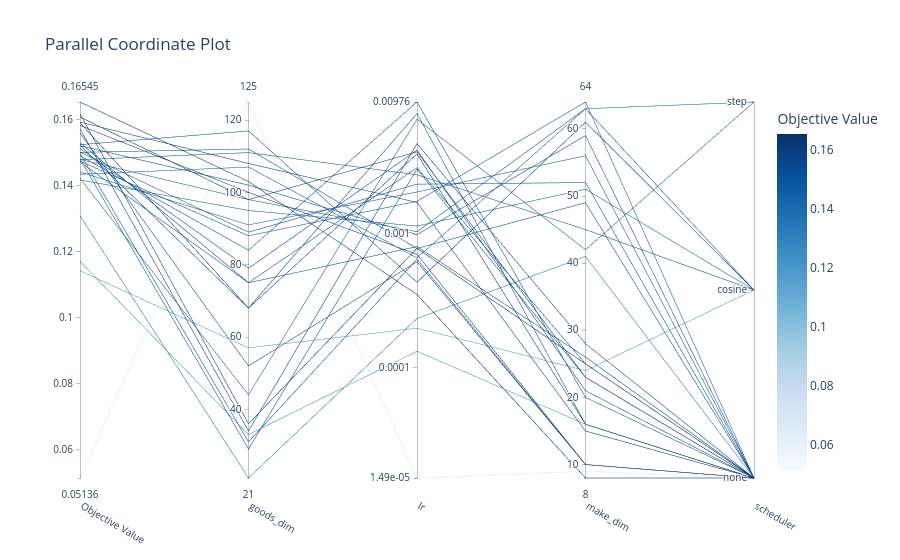

Here is the notebook cell this chart was saved with:
### Code cell
plot_parallel_coordinate(study)

### Figure 1 — Plotly figure (JSON) as saved in the notebook; plotly's stock layout.template omitted (floating-point values rounded to 4 significant figures)
{"data": [{"dimensions": [{"label": "Objective Value", "range": [0.05136, 0.1655], "values": [0.1171, 0.05136, 0.1472, 0.1142, 0.1309, 0.1435, 0.1525, 0.1561, 0.1423, 0.148, 0.1418, 0.1502, 0.1479, 0.1491, 0.1442, 0.1502, 0.1655, 0.1475, 0.1522, 0.1584, 0.1498, 0.1609, 0.1592, 0.1513, 0.1524, 0.1619, 0.1573, 0.1482, 0.1531, 0.1594]}, {"label": "goods_dim", "range": [21, 125], "values": [33, 125, 75, 57, 21, 107, 117, 52, 44, 98, 95, 89, 111, 84, 91, 112, 103, 88, 102, 100, 31, 98, 68, 79, 68, 36, 34, 29, 75, 108]}, {"label": "lr", "range": [-4.826, -2.011], "ticktext": ["1.49e-05", "0.0001", "0.001", "0.00976"], "tickvals": [-4.826, -4, -3, -2.011], "values": [-3.876, -4.826, -2.503, -3.704, -3.632, -3.177, -3.36, -3.206, -2.14, -2.982, -2.939, -2.626, -2.556, -2.011, -2.684, -3.107, -3.452, -2.754, -3.003, -3.151, -3.188, -2.383, -2.399, -2.371, -2.097, -3.106, -2.322, -2.512, -3.093, -2.762]}, {"label": "make_dim", "range": [8, 64], "values": [16, 9, 25, 24, 41, 63, 61, 10, 42, 63, 51, 52, 45, 20, 56, 49, 8, 64, 59, 10, 10, 23, 16, 21, 16, 25, 28, 23, 26, 15]}, {"label": "scheduler", "range": [0, 2], "ticktext": ["none", "cosine", "step"], "tickvals": [0, 1, 2], "values": [0, 0, 0, 1, 0, 2, 1, 0, 2, 1, 1, 0, 1, 0, 0, 0, 0, 0, 0, 0, 0, 0, 0, 0, 0, 0, 0, 0, 0, 0]}], "labelangle": 30, "labelside": "bottom", "line": {"color": [0.1171, 0.05136, 0.1472, 0.1142, 0.1309, 0.1435, 0.1525, 0.1561, 0.1423, 0.148, 0.1418, 0.1502, 0.1479, 0.1491, 0.1442, 0.1502, 0.1655, 0.1475, 0.1522, 0.1584, 0.1498, 0.1609, 0.1592, 0.1513, 0.1524, 0.1619, 0.1573, 0.1482, 0.1531, 0.1594], "colorbar": {"title": {"text": "Objective Value"}}, "colorscale": [[0, "rgb(247,251,255)"], [0.125, "rgb(222,235,247)"], [0.25, "rgb(198,219,239)"], [0.375, "rgb(158,202,225)"], [0.5, "rgb(107,174,214)"], [0.625, "rgb(66,146,198)"], [0.75, "rgb(33,113,181)"], [0.875, "rgb(8,81,156)"], [1, "rgb(8,48,107)"]], "reversescale": false, "showscale": true}, "type": "parcoords"}], "layout": {"title": {"text": "Parallel Coordinate Plot"}}}
